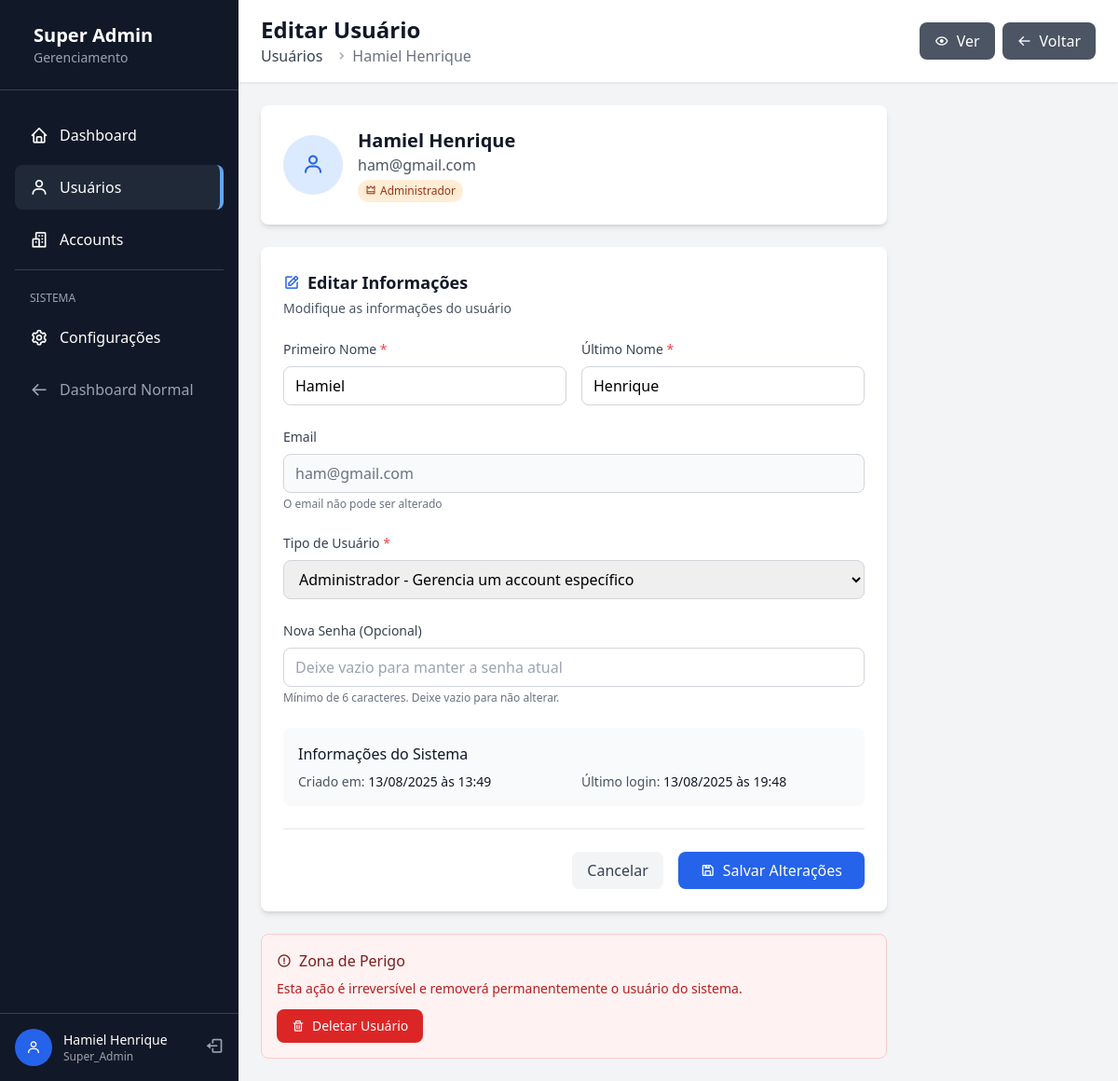
/super-admin/users/3/edit (signed in), run on the app's committed database.
### app/models/user.py (models this page shows, shortened)
class User(UserMixin, db.Model):
    __tablename__ = 'users'
    id = db.Column(db.Integer, primary_key=True)
    email = db.Column(db.String(120), unique=True, nullable=False, index=True)
    password_hash = db.Column(db.String(128), nullable=False)
    first_name = db.Column(db.String(50), nullable=False)
    last_name = db.Column(db.String(50), nullable=False)
    theme_preference = db.Column(db.String(10), default='light')
    role = db.Column(db.Enum(UserRole), nullable=False, default=UserRole.USER)
    created_at = db.Column(db.DateTime, default=datetime.utcnow, nullable=False)
    updated_at = db.Column(db.DateTime, default=datetime.utcnow, onupdate=datetime.utcnow)
    last_login = db.Column(db.DateTime)
    accounts = db.relationship('Account',
                              secondary=user_accounts,
                              backref=db.backref('members', lazy='dynamic'),
                              lazy='dynamic')
    def is_super_admin(self):
        return self.role == UserRole.SUPER_ADMIN
    def get_full_name(self):
        return f"{self.first_name} {self.last_name}".strip()

### app/frontend/routes/super_admin/users.py (the view, shortened to what this page needs)
@users_bp.route('/<int:user_id>/edit', methods=['GET', 'POST'])
@super_admin_required
def edit(user_id):
    user = User.query.get_or_404(user_id)
    return render_template('super_admin/users/edit.html', user=user)

### app/frontend/routes/super_admin/__init__.py (called while the page is built)
def super_admin_required(f):
    @wraps(f)
    @login_required
    def decorated_function(*args, **kwargs):
        if not current_user.is_authenticated:
            flash('Você precisa estar logado!', 'error')
            return redirect(url_for('auth.login'))
        if not current_user.is_super_admin():
            flash('Acesso negado! Área restrita para Super Admin.', 'error')
            return redirect(url_for('main.dashboard'))
        return f(*args, **kwargs)
    return decorated_function

### app/frontend/templates/super_admin/users/edit.html (shortened to what this page needs)
{% extends "super_admin/base.html" %}
{% block page_title %}Editar Usuário{% endblock %}
{% block breadcrumb %}
<nav class="flex" aria-label="Breadcrumb">
    <ol class="inline-flex items-center space-x-1 md:space-x-3">
        <li class="inline-flex items-center">
            <a href="{{ url_for('super_admin.users.index') }}" class="text-gray-700 hover:text-blue-600">
                Usuários
            </a>
        </li>
        <li>
            <div class="flex items-center">
                <i class='bx bx-chevron-right text-gray-400'></i>
                <span class="ml-1 text-gray-500">{{ user.get_full_name() }}</span>
            </div>
        </li>
    </ol>
</nav>
{% endblock %}
{% block header_actions %}
<div class="flex space-x-2">
    <a href="{{ url_for('super_admin.users.view', user_id=user.id) }}"
       class="bg-gray-600 hover:bg-gray-700 text-white px-4 py-2 rounded-lg flex items-center transition-colors">
        <i class='bx bx-show mr-2'></i>
        Ver
    </a>
    <a href="{{ url_for('super_admin.users.index') }}"
       class="bg-gray-600 hover:bg-gray-700 text-white px-4 py-2 rounded-lg flex items-center transition-colors">
        <i class='bx bx-arrow-back mr-2'></i>
        Voltar
    </a>
</div>
{% endblock %}
{% block content %}
<div class="max-w-2xl">
    <div class="bg-white rounded-lg shadow-md p-6 mb-6">
        <div class="flex items-center">
            <div class="h-16 w-16 bg-blue-100 rounded-full flex items-center justify-center mr-4">
                <i class='bx bx-user text-blue-600 text-2xl'></i>
            </div>
            <div>
                <h3 class="text-xl font-semibold text-gray-900">{{ user.get_full_name() }}</h3>
                <p class="text-gray-600">{{ user.email }}</p>
                <div class="flex items-center mt-1">
                    {% if user.role.value == 'super_admin' %}
                        <span class="px-2 py-1 bg-purple-100 text-purple-800 text-xs rounded-full">
                            <i class='bx bx-shield-check mr-1'></i>Super Admin
                        </span>
                    {% elif user.role.value == 'administrador' %}
                        <span class="px-2 py-1 bg-orange-100 text-orange-800 text-xs rounded-full">
                            <i class='bx bx-crown mr-1'></i>Administrador
                        </span>
                    {% else %}
                        <span class="px-2 py-1 bg-gray-100 text-gray-800 text-xs rounded-full">
                            <i class='bx bx-user mr-1'></i>Usuário
                        </span>
                    {% endif %}
                </div>
            </div>
        </div>
    </div>
    <div class="bg-white rounded-lg shadow-md p-6">
        <div class="mb-6">
            <h3 class="text-lg font-semibold text-gray-900 flex items-center">
                <i class='bx bx-edit text-blue-600 mr-2'></i>
                Editar Informações
            </h3>
            <p class="text-sm text-gray-600 mt-1">Modifique as informações do usuário</p>
        </div>
        <form method="POST" class="space-y-6">
            <div class="grid grid-cols-1 md:grid-cols-2 gap-4">
                <div>
                    <label class="block text-sm font-medium text-gray-700 mb-2">
                        Primeiro Nome <span class="text-red-500">*</span>
                    </label>
                    <input type="text"
                           name="first_name"
                           value="{{ user.first_name }}"
                           required
                           class="w-full px-3 py-2 border border-gray-300 rounded-lg focus:outline-none focus:ring-2 focus:ring-blue-500 focus:border-transparent">
                </div>
                <div>
                    <label class="block text-sm font-medium text-gray-700 mb-2">
                        Último Nome <span class="text-red-500">*</span>
                    </label>
                    <input type="text"
                           name="last_name"
                           value="{{ user.last_name }}"
                           required
                           class="w-full px-3 py-2 border border-gray-300 rounded-lg focus:outline-none focus:ring-2 focus:ring-blue-500 focus:border-transparent">
                </div>
            </div>
            <div>
                <label class="block text-sm font-medium text-gray-700 mb-2">
                    Email
                </label>
                <input type="email"
                       value="{{ user.email }}"
                       readonly
                       class="w-full px-3 py-2 border border-gray-300 rounded-lg bg-gray-50 text-gray-500 cursor-not-allowed">
                <p class="text-xs text-gray-500 mt-1">O email não pode ser alterado</p>
            </div>
            <div>
                <label class="block text-sm font-medium text-gray-700 mb-2">
                    Tipo de Usuário <span class="text-red-500">*</span>
                </label>
                <select name="role"
                        required
                        class="w-full px-3 py-2 border border-gray-300 rounded-lg focus:outline-none focus:ring-2 focus:ring-blue-500 focus:border-transparent
                        {% if user.id == current_user.id %}bg-gray-50 text-gray-500 cursor-not-allowed{% endif %}">
                    <option value="administrador" {% if user.role.value == 'administrador' %}selected{% endif %}>
                        Administrador - Gerencia um account específico
                    </option>
                </select>
            </div>
            <div>
                <label class="block text-sm font-medium text-gray-700 mb-2">
                    Nova Senha (Opcional)
                </label>
                <input type="password"
                       name="new_password"
                       placeholder="Deixe vazio para manter a senha atual"
                       minlength="6"
                       class="w-full px-3 py-2 border border-gray-300 rounded-lg focus:outline-none focus:ring-2 focus:ring-blue-500 focus:border-transparent">
                <p class="text-xs text-gray-500 mt-1">Mínimo de 6 caracteres. Deixe vazio para não alterar.</p>
            </div>
            <div class="bg-gray-50 rounded-lg p-4">
                <h4 class="font-medium text-gray-900 mb-2">Informações do Sistema</h4>
                <div class="grid grid-cols-2 gap-4 text-sm">
                    <div>
                        <span class="text-gray-600">Criado em:</span>
                        <span class="text-gray-900">
                            {% if user.created_at %}
                                {{ user.created_at.strftime('%d/%m/%Y às %H:%M') }}
                            {% else %}
                                —
                            {% endif %}
                        </span>
                    </div>
                    <div>
                        <span class="text-gray-600">Último login:</span>
                        <span class="text-gray-900">
                            {% if user.last_login %}
                                {{ user.last_login.strftime('%d/%m/%Y às %H:%M') }}
                            {% else %}
                                Nunca
                            {% endif %}
                        </span>
                    </div>
                </div>
            </div>
            <div class="flex items-center justify-end space-x-4 pt-6 border-t border-gray-200">
                <a href="{{ url_for('super_admin.users.index') }}"
                   class="px-4 py-2 text-gray-700 bg-gray-100 hover:bg-gray-200 rounded-lg transition-colors">
                    Cancelar
                </a>
                <button type="submit"
                        class="px-6 py-2 bg-blue-600 hover:bg-blue-700 text-white rounded-lg transition-colors flex items-center">
                    <i class='bx bx-save mr-2'></i>
                    Salvar Alterações
                </button>
            </div>
        </form>
    </div>
    {% if user.id != current_user.id %}
    <div class="bg-red-50 border border-red-200 rounded-lg p-4 mt-6">
        <h4 class="font-medium text-red-900 mb-2 flex items-center">
            <i class='bx bx-error-circle mr-2'></i>
            Zona de Perigo
        </h4>
        <p class="text-sm text-red-700 mb-3">Esta ação é irreversível e removerá permanentemente o usuário do sistema.</p>
        <form method="POST" action="{{ url_for('super_admin.users.delete', user_id=user.id) }}"
              class="inline" onsubmit="return confirm('ATENÇÃO: Tem certeza que deseja deletar o usuário {{ user.get_full_name() }}? Esta ação é irreversível!')">
            <button type="submit"
                    class="px-4 py-2 bg-red-600 hover:bg-red-700 text-white text-sm rounded-lg transition-colors flex items-center">
                <i class='bx bx-trash mr-2'></i>
                Deletar Usuário
            </button>
        </form>
    </div>
    {% endif %}
</div>
{% endblock %}

### app/frontend/templates/super_admin/base.html (shortened to what this page needs)
<!DOCTYPE html>
<html lang="pt-BR">
<head>
    <link href="{{ url_for('static', filename='css/style.css') }}" rel="stylesheet">
    <link href='https://unpkg.com/boxicons@2.1.4/css/boxicons.min.css' rel='stylesheet'>
</head>
<body class="bg-gray-100">
    <div class="flex h-screen">
        <div class="w-64 bg-gray-900 text-white flex flex-col">
            <div class="p-6 border-b border-gray-700">
                <div class="flex items-center">
                    <div>
                        <h1 class="text-xl font-bold">Super Admin</h1>
                        <p class="text-sm text-gray-400">Gerenciamento</p>
                    </div>
                </div>
            </div>
            <nav class="flex-1 py-6">
                <ul class="space-y-2 px-4">
                    <li>
                        <a href="{{ url_for('super_admin.dashboard') }}"
                           class="flex items-center py-3 px-4 rounded-lg hover:bg-gray-800 transition-colors
                           {% if request.endpoint == 'super_admin.dashboard' %}bg-gray-800 border-r-4 border-blue-400{% endif %}">
                            <i class='bx bx-home text-xl mr-3'></i>
                            <span>Dashboard</span>
                        </a>
                    </li>
                    <li>
                        <a href="{{ url_for('super_admin.users.index') }}"
                           class="flex items-center py-3 px-4 rounded-lg hover:bg-gray-800 transition-colors
                           {% if 'users' in request.endpoint %}bg-gray-800 border-r-4 border-blue-400{% endif %}">
                            <i class='bx bx-user text-xl mr-3'></i>
                            <span>Usuários</span>
                        </a>
                    </li>
                    <li>
                        <a href="{{ url_for('super_admin.accounts.index') }}"
                           class="flex items-center py-3 px-4 rounded-lg hover:bg-gray-800 transition-colors
                           {% if 'accounts' in request.endpoint %}bg-gray-800 border-r-4 border-blue-400{% endif %}">
                            <i class='bx bx-buildings text-xl mr-3'></i>
                            <span>Accounts</span>
                        </a>
                    </li>
                    <li class="border-t border-gray-700 pt-4 mt-4">
                        <span class="text-xs text-gray-400 px-4">SISTEMA</span>
                    </li>
                    <li>
                        <a href="#" class="flex items-center py-3 px-4 rounded-lg hover:bg-gray-800 transition-colors">
                            <i class='bx bx-cog text-xl mr-3'></i>
                            <span>Configurações</span>
                        </a>
                    </li>
                    <li>
                        <a href="{{ url_for('main.dashboard') }}"
                           class="flex items-center py-3 px-4 rounded-lg hover:bg-gray-800 transition-colors text-gray-400">
                            <i class='bx bx-arrow-back text-xl mr-3'></i>
                            <span>Dashboard Normal</span>
                        </a>
                    </li>
                </ul>
            </nav>
            <div class="p-4 border-t border-gray-700">
                <div class="flex items-center">
                    <div class="h-10 w-10 bg-blue-600 rounded-full flex items-center justify-center mr-3">
                        <i class='bx bx-user text-white'></i>
                    </div>
                    <div class="flex-1">
                        <p class="text-sm font-medium">{{ current_user.get_full_name() }}</p>
                        <p class="text-xs text-gray-400">{{ current_user.role.value.title() }}</p>
                    </div>
                    <a href="{{ url_for('auth.logout') }}" class="text-gray-400 hover:text-white">
                        <i class='bx bx-log-out text-xl'></i>
                    </a>
                </div>
            </div>
        </div>
        <div class="flex-1 flex flex-col overflow-hidden">
            <header class="bg-white shadow-sm border-b">
                <div class="flex items-center justify-between px-6 py-4">
                    <div>
                        <h2 class="text-2xl font-bold text-gray-900">
                            {% block page_title %}Super Admin{% endblock %}
                        </h2>
                        {% block breadcrumb %}{% endblock %}
                    </div>
                    <div class="flex items-center space-x-4">
                        {% block header_actions %}{% endblock %}
                    </div>
                </div>
            </header>
            <main class="flex-1 overflow-auto p-6">
                {% block content %}{% endblock %}
            </main>
        </div>
    </div>
</body>
</html>

### data on the page
User: get_full_name "Hamiel Henrique", role.value "Super_Admin"
User: get_full_name "Hamiel Henrique", email "ham@gmail.com", first_name "Hamiel", last_name "Henrique", role "Administrador - Gerencia um account específico", created_at "13/08/2025 às 13:49", last_login "13/08/2025 às 19:48"
